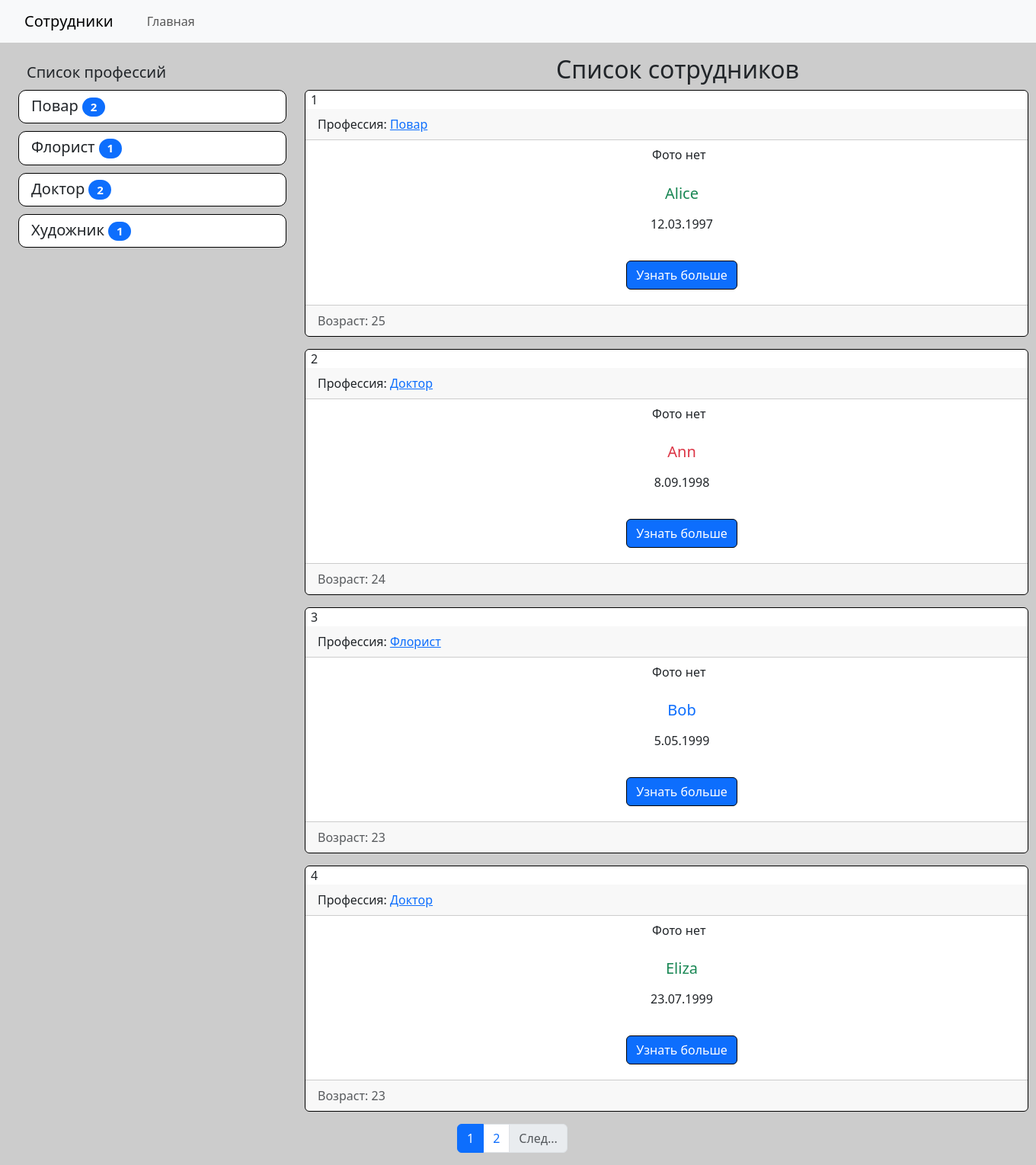
The page /pro/ on the database its author committed.
### Pro/models.py (models this page shows)
class Profession(models.Model):
    name = models.CharField(max_length=80, db_index=True, verbose_name='Профессия')
    def get_absolute_url(self):
        return reverse_lazy('Profession', kwargs={'profession_id': self.pk})
    class Meta:
         verbose_name='Профессия'
         verbose_name_plural ='Профессии'
         ordering = ['name']

class Human(models.Model):
    name = models.CharField(max_length=15, verbose_name='Имя')
    surname = models.CharField(max_length=25, verbose_name='Фамилия')
    birthday = models.CharField(max_length=15, verbose_name='День рождения')
    age = models.CharField(max_length=3, verbose_name='Возраст')
    height = models.CharField(max_length=15, verbose_name='Рост')
    weight = models.CharField(max_length=15, verbose_name='Вес')
    profession = models.ForeignKey('Profession', on_delete=models.PROTECT, null=True, verbose_name='Профессия')
    def get_absolute_url(self):
        return reverse_lazy('View_human', kwargs={'pk': self.pk})
    class Meta:
        verbose_name='Человек'
        verbose_name_plural='Люди'
        ordering = ['name']

### Pro/views.py (the view, shortened to what this page needs)
# urls.py: path('', HomeHuman.as_view(), name='Human'),
class HomeHuman(ListView, MyMixin):
    model = Human
    context_object_name = 'human'
    template_name = 'Pro/home_human_list.html'
    extra_context = {'name': 'Главная'}
    paginate_by = 4

### Pro/templatetags/human_tags.py (called while the page is built)
@register.simple_tag(name='get_list_professions')
def get_professions():
    return Profession.objects.all()

@register.inclusion_tag('Pro/list_professions.html')
def show_professions(arg1='Список', arg2='профессий'):
    professions = cache.get('professions')
    if not professions:
        professions = Profession.objects.annotate(cnt=Count('human', filter=F('human__birthday'))).filter(cnt__gt=0)
        cache.set('professions', professions, 60)
    return {'professions': professions, 'arg1': arg1, 'arg2': arg2}

### Pro/templates/Pro/home_human_list.html (shortened to what this page needs)
{% extends 'Pro/base.html' %}
{% block sidebar %}
    {% include 'Pro/inc/_sidebar.html' %}
{% endblock %}
{% block content %}
<div class="title" style="margin-left: 330px"><h2>Список сотрудников</h2></div>
    {% for item in human %}
        <div class="card mb-3" style="width: 950px; border: 1px solid #000;">
            <div class="num" style="margin-left: 7px;">{{ forloop.counter }}</div>
            <div class="card-header">
                Профессия: <a href="{{ item.profession.get_absolute_url2 }}">{{ item.profession.name }}</a>
            </div>
                <div class="media-photo">
                {% if item.photo %}
                <img src="{{ item.photo.url }}" class="mr-3" width="parent" alt="Photo" height="250" style="margin-left: 400px;">
                {% else %}
                <h6 style="margin-left: 48%; margin-top: 10px;">Фото нет</h6>
                {% endif %}
            </div>
            <div class="media-body" style="margin-left: 40px; text-align: center;">
                <h5 class="card-title {% cycle 'text-success' 'text-danger' 'text-primary' %}" style="margin-top: 20px;">{{ item.name }}</h5>
                {% autoescape off %}
                <p class="card-text">{{ item.birthday|truncatewords:60|linebreaks }}</p>
                {% endautoescape %}
                <a href="{{ item.get_absolute_url }}" class="btn btn-primary" style="margin-top: 20px; margin-bottom: 20px; border: 1px solid #000;">Узнать больше</a>
            </div>
          <div class="card-footer text-muted">
              <div class="age" style="align-text: left;">
                  Возраст: {{ item.age }}
              </div>
          </div>
        </div>
    {% endfor %}
  </div>
</div>
{% endblock %}

### templates/Pro/base.html (shortened to what this page needs)
<!doctype html>
{% include 'Pro/inc/_nav.html' %}
{% load static %}
{% load cache %}
<html lang="en">
  <head>
      <link href="{% static 'css/style.css' %}" rel="stylesheet">
    <link href="https://cdn.jsdelivr.net/npm/bootstrap@5.3.0/dist/css/bootstrap.min.css" rel="stylesheet">
  </head>
  <body style="background-color: #ccc">
        <div class="container mt-3" style="margin-left: 0px;">
            <div class="row" style="margin-left: 0px;">
                {% cache 500 sidebar %}
                <div class="col-md-4">
                    {% block sidebar %}SIDEBAR{% endblock %}
                </div>
                {% endcache %}
                <div class="col-md-8">
                    {% block content %}CONTENT{% endblock %}
                </div>
                {% if page_obj.has_other_pages %}
                <nav aria-label="..." style="margin-left: 600px;">
                  <ul class="pagination">
                      {% for p in page_obj.paginator.page_range %}
                      {% if page_obj.number == p %}
                      <li class="page-item active" aria-current="page">
                          <a class="page-link" href="?page={{ p }}">{{ p }} </a>
                      </li>
                      {% elif p > page_obj.number|add:-3 and p < page_obj.number|add:3 %}
                    <li class="page-item">
                        <a class="page-link" href="?page={{ p }}">{{ p }}</a>
                    </li>
                      {% endif %}
                      {% endfor %}
                      {% if page_obj.has_next %}
                    <li class="page-item disabled">
                      <a class="page-link" href="?page={{ page.obj.next_page_number }}">След...</a>
                    </li>
                      {% endif %}
                  </ul>
                </nav>
                {% endif %}
  </body>
</html>

### templates/Pro/inc/_nav.html (shortened to what this page needs)
<nav class="navbar navbar-expand-lg bg-body-tertiary">
      <div class="container-fluid">
        <a class="navbar-brand" style="margin-left: 20px;">Сотрудники</a>
        <div class="collapse navbar-collapse" id="navbarNav" style="margin-left: 20px;">
            <ul class="navbar-nav">
            <li class="nav-item">
                <a class="nav-link" aria-current="page" href="{% url 'Human' %}">Главная</a>
            </li>
          </ul>
        </div>
      </div>
</nav>

### templates/Pro/inc/_sidebar.html (shortened to what this page needs)
{% load human_tags %}
{% show_professions %}

### Pro/templates/Pro/list_professions.html
{% load human_tags %}
<div class="list-group">
    <div class="size"><h5>
         <div class="size2" style="margin: 11px;">{{ arg1 }} {{ arg2 }}</div>
        {% for prof in professions %}
        <a href="{{ prof.get_absolute_url }}" class="list-group-item list-group-item-action" style="margin-bottom: 10px; border-radius: 10px; border: 1px solid #000; display: block;">{{ prof.name }}
            <span class="badge bg-primary rounded-pill" style="width: 30px; color:white;">{{ prof.cnt }}</span></a>
        {% endfor %}</h5>
    </div>
</div>

### NewsProject/static/css/style.css (style rules this page uses)
body { background-color: #ccc; }

### rows shown on the page
Profession: name "Повар", cnt "2"
Profession: name "Флорист", cnt "1"
Profession: name "Доктор", cnt "2"
Profession: name "Художник", cnt "1"
Human: profession.name "Повар", name "Alice", birthday "12.03.1997", age "25"
Human: profession.name "Доктор", name "Ann", birthday "8.09.1998", age "24"
Human: profession.name "Флорист", name "Bob", birthday "5.05.1999", age "23"
Human: profession.name "Доктор", name "Eliza", birthday "23.07.1999", age "23"

### other values the page prints
{{ arg1 }} "Список"
{{ arg2 }} "профессий"
{{ p }} "1"
{{ p }} "2"
